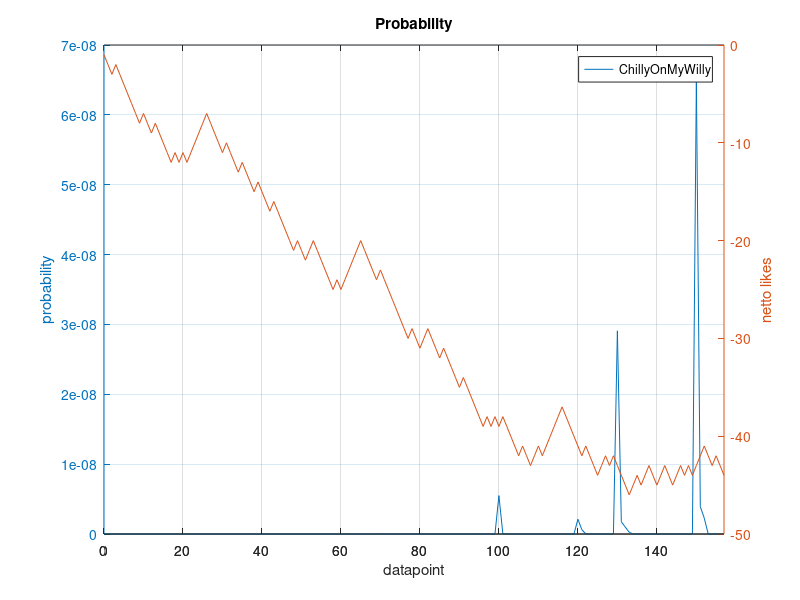
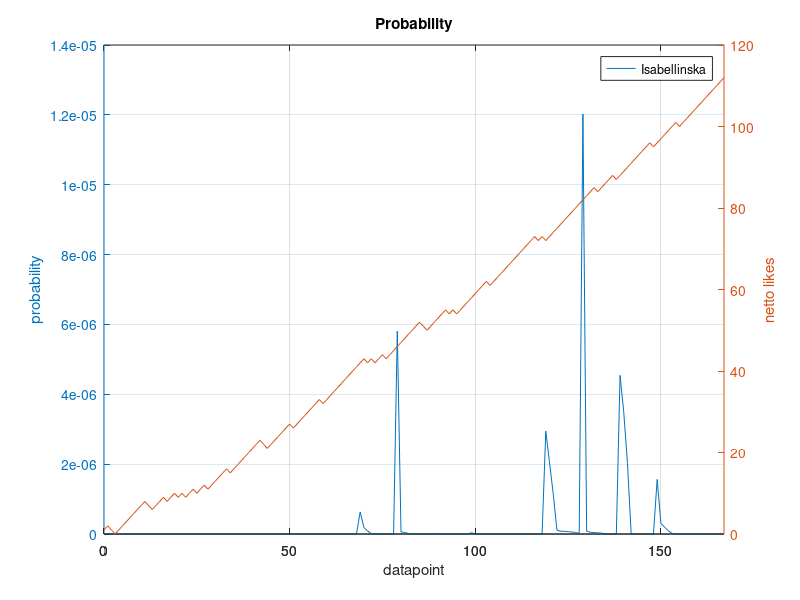
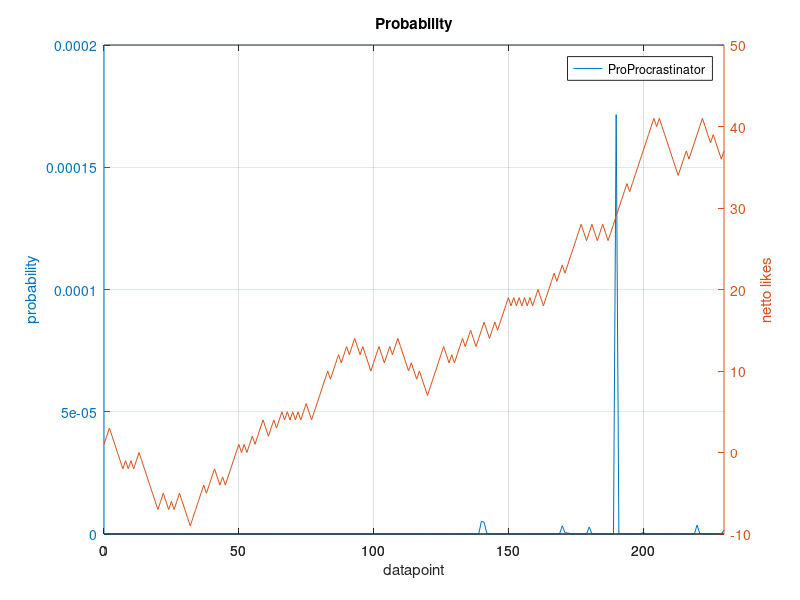
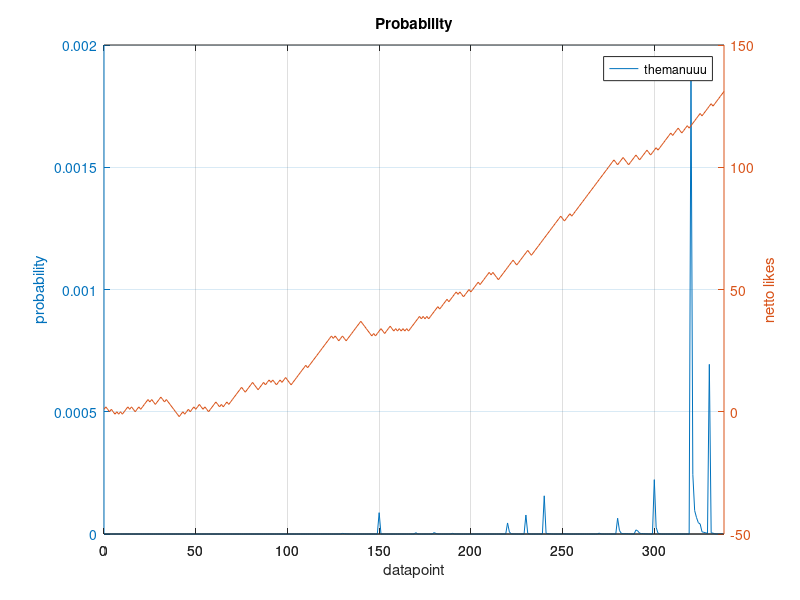

Here is the MATLAB script that generated these plots, in order:
%ds load csv data
matLearning1 = csvread( 'users/ChillyOnMyWilly.csv' );
matLearning2 = csvread( 'users/Glaus.csv' );
matLearning3 = csvread( 'users/Isabellinska.csv' );
matLearning4 = csvread( 'users/judas.csv' );
matLearning5 = csvread( 'users/juitto.csv' );
matLearning6 = csvread( 'users/ProProcrastinator.csv' );
matLearning7 = csvread( 'users/themanuuu.csv' );
matLearning8 = csvread( 'users/memyself.csv' );

%ds plot probability curves
figure( 1 );
plot1 = plotyy( matLearning1(:,1), matLearning1(:,3), matLearning1(:,1), matLearning1(:,2) );
grid on;
title( 'Probability' );
legend( 'ChillyOnMyWilly' );
xlabel( 'datapoint' );
ylabel(plot1(1),'probability') % left y-axis
ylabel(plot1(2),'netto likes') % right y-axis
saveas( 1, 'users/probability_curve_ChillyOnMyWilly.pdf' );

figure( 2 );
plot2 = plotyy( matLearning3(:,1), matLearning3(:,3), matLearning3(:,1), matLearning3(:,2)  );
grid on;
title( 'Probability' );
legend( 'Isabellinska' );
xlabel( 'datapoint' );
ylabel(plot2(1),'probability') % left y-axis
ylabel(plot2(2),'netto likes') % right y-axis
saveas( 2, 'users/probability_curve_Isabellinska.pdf' );

figure( 3 );
plot3 = plotyy( matLearning6(:,1), matLearning6(:,3), matLearning6(:,1), matLearning6(:,2)  );
grid on;
title( 'Probability' );
legend( 'ProProcrastinator' );
xlabel( 'datapoint' );
ylabel(plot3(1),'probability') % left y-axis
ylabel(plot3(2),'netto likes') % right y-axis
saveas( 3, 'users/probability_curve_ProProcrastinator.pdf' );

figure( 4 );
plot4 = plotyy( matLearning7(:,1), matLearning7(:,3), matLearning7(:,1), matLearning7(:,2)  );
grid on;
title( 'Probability' );
legend( 'themanuuu' );
xlabel( 'datapoint' );
ylabel(plot4(1),'probability') % left y-axis
ylabel(plot4(2),'netto likes') % right y-axis
saveas( 4, 'users/probability_curve_themanuuu.pdf' );

figure( 5 );
plot5 = plotyy( matLearning8(:,1), matLearning8(:,3), matLearning8(:,1), matLearning8(:,2)  );
grid on;
title( 'Probability' );
legend( 'memyself' );
xlabel( 'datapoint' );
ylabel(plot5(1),'probability') % left y-axis
ylabel(plot5(2),'netto likes') % right y-axis
saveas( 5, 'users/probability_curve_memyself.pdf' );